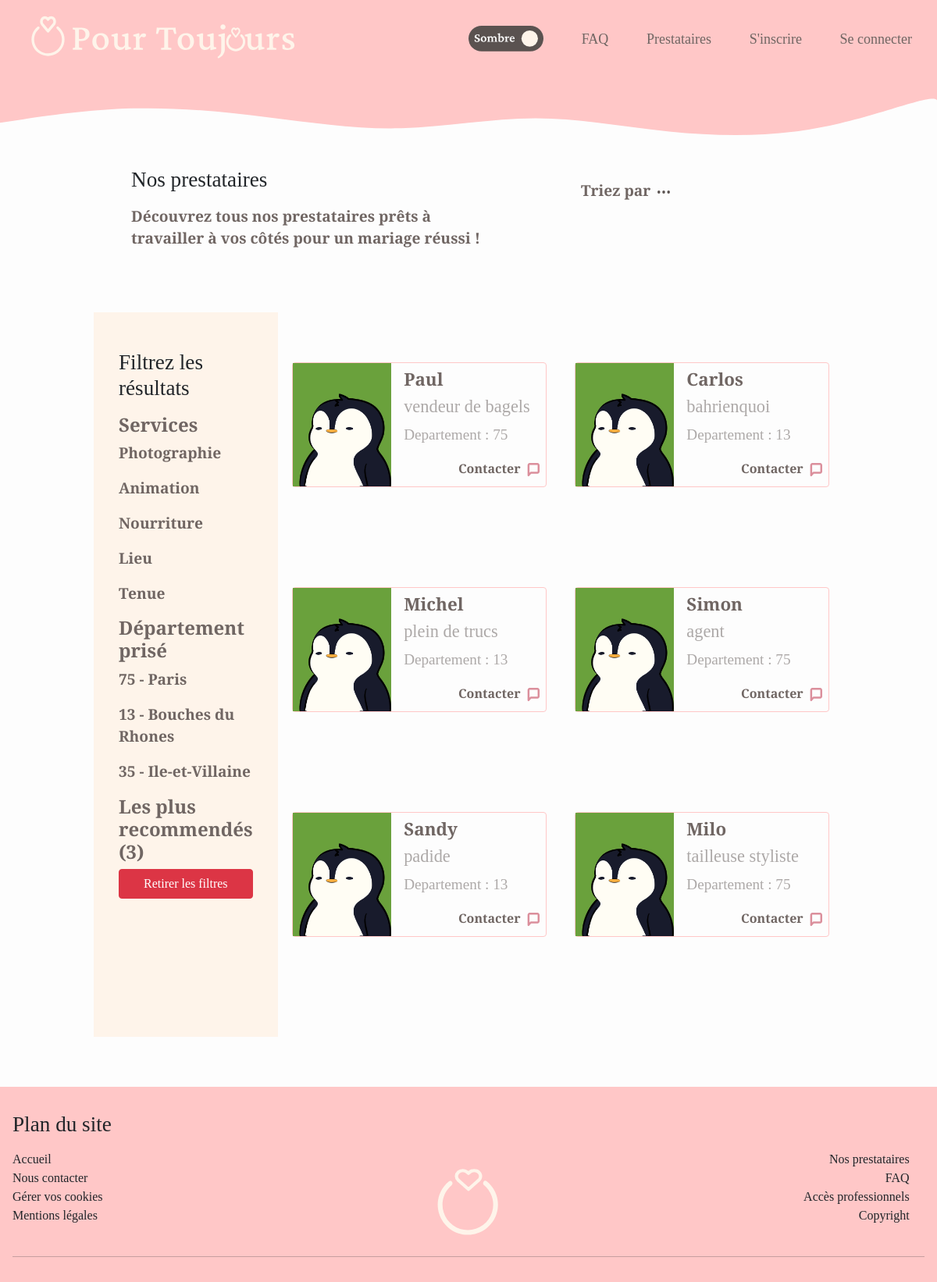
Screenshot of /search_pro.php with the database file from the repository.
### tables this page shows
CREATE TABLE PRESTATAIRE(
	id INTEGER PRIMARY KEY auto_increment,
	nomEntreprise VARCHAR(30),
	telPro CHAR(10),
	emailPro VARCHAR(60),
	metier VARCHAR(20),
	description VARCHAR(255),
	photoProfil VARCHAR(40) DEFAULT 'default_pp.jpg',
	lienSiteWeb VARCHAR(100),
	signature VARCHAR(100),
	personne INTEGER NOT NULL UNIQUE REFERENCES PERSONNE(id)
);

CREATE TABLE PERSONNE(
	id INTEGER PRIMARY KEY auto_increment,
	nomComplet VARCHAR(70),
	nomPrefere VARCHAR(50),
	date_naissance DATE,
	genre CHAR(1),
	email VARCHAR(60),
	mot_de_passe VARCHAR(255),
	numero_tel CHAR(10),
	departement CHAR(3),
	cle INTEGER,
	confirme INTEGER DEFAULT 0,
	date_inscription DATETIME DEFAULT NOW(),
	estAdmin TINYINT(1) DEFAULT 0
);

### search_pro.php (the view, shortened to what this page needs)
<!DOCTYPE html>
<html>
    <head>
        <?php include('includes/common_head.php'); ?>
        <link rel="stylesheet" href="style/search_presta.css">
    </head>
    <body>
        <?php include('includes/header.php'); ?>
        <?php include('includes/db.php'); ?>
        <main>
            <div id="desktop-page-top">
                <div id="page-title">
                    <h2>Nos prestataires</h2>
                    <p>Découvrez tous nos prestataires prêts à travailler à vos côtés pour un mariage réussi !</p>
                </div>
                <div id="page-top">
                    <p id="sort-button">Triez par <img src="images/three_dots.svg"></p>
                </div>
            </div>
            <section id="page-bottom">
                <section id="filter-area">
                    <h2>Filtrez les résultats</h2>
                    <div class="type list">
                        <h3>Services</h3>
                        <p onclick="filter(this)">Photographie</p>
                        <p onclick="filter(this)">Animation</p>
                        <p onclick="filter(this)">Nourriture</p>
                        <p onclick="filter(this)">Lieu</p>
                        <p onclick="filter(this)">Tenue</p>
                    </div>
                    <div class="departement list">
                        <h3>Département prisé</h3>
                        <p onclick="filter(this)">75 - Paris</p>
                        <p onclick="filter(this)">13 - Bouches du Rhones</p>
                        <p onclick="filter(this)">35 - Ile-et-Villaine</p>
                    </div>
                    <div class="rank">
                    <h3 id="best-pro" onclick="filter(this)">Les plus recommendés (3)</h3>
                    </div>
                    <a id="remove-filter" href="search_pro.php" class="btn-danger btn">Retirer les filtres</a>
                </section>
                <section id="all-presta">
                    <?php
                        $favs = array() ;
                         function displayInfo($informations, $favs_id){
                            foreach($informations as $key => $pro){
                                $id_presta = $pro['id'] ;
                                $email_presta = $pro['email'];
                                $path = 'images/prestataires';
                                echo '  <div class="presta-card-heart">
                                    <div class="presta-card">
                                        <img src="'. $path . '/' . $pro['photoProfil'] . '">
                                        <div>
                                            <h3><a href="pro_profile_for_user.php?pro=' . $id_presta . '">' . $pro['nomPrefere'] . '</a></h3>
                                            <h4>' . $pro['metier']. '</h4>
                                            <p>Departement : '. $pro['departement'].'</p>
                                            <a id="contact" href="new_conversation.php?email='. $email_presta .'">Contacter <img src="images/presta_contact_icon.svg"></a>
                                        </div>
                                    </div>' ;
                                    echo '</div>' ;
                                }
                            }
                        if(isset($_GET['type'])){
                            $category = $_GET['type'] == "repas" ? 'N' : ucwords($_GET['type'])[0] ;
                                $q ='SELECT DISTINCT PRESTATAIRE.id, metier,photoProfil, nomPrefere, email, departement FROM PRESTATAIRE INNER JOIN PERSONNE ON PRESTATAIRE.personne = PERSONNE.id
                                        INNER JOIN SERVICE ON PRESTATAIRE.id = SERVICE.prestataire
                                            WHERE type = ?';
                                $req = $bdd->prepare($q);
                                $req->execute([
                                    $category
                                ]);
                                $results = $req->fetchAll(PDO::FETCH_ASSOC);
                                if(count($results) == 0){
                                    echo '<p>Il n\'y a pas de prestataires correspondant à ce filtre.</p>';
                                }
                                displayInfo($results, $favs);
                        } else {
                            $q ='SELECT PRESTATAIRE.id, metier,photoProfil, nomPrefere, email, departement FROM PRESTATAIRE INNER JOIN PERSONNE ON PRESTATAIRE.personne = PERSONNE.id ORDER BY nomEntreprise';
                            $req = $bdd->query($q);
                            $results = $req->fetchAll(PDO::FETCH_ASSOC);
                            displayInfo($results, $favs);
                        }
                        ?>
                </section>
            </section>
        </main>
        <?php include('includes/footer.php'); ?>
    </body>
</html>

### includes/common_head.php (shortened to what this page needs)
<link href="https://cdn.jsdelivr.net/npm/bootstrap@5.1.3/dist/css/bootstrap.min.css" rel="stylesheet">
<link rel="stylesheet" href="style/index.css">

### includes/header.php (shortened to what this page needs)
<header id="desktop-header" class="mobile-hidden">
    <a href="index.php">
        <img src="images/pt_logo.svg">
        <img src="images/text_logo.svg">
    </a>
    <nav>
        <button id="switch" onclick="darkMode()"><img id="mode" src="<?= wasDark() ? "images/button_light_mode.svg" : "images/button_dark_mode.svg" ?>"/></button>
        <a href="FAQ.php">FAQ</a>
        <a href="search_pro.php">Prestataires</a>
        <?php
        if (!empty($_SESSION['emailPro'])){
                $profile_page = 'pro_profile.php' ;
                $word = 'pro';
             } else {
                $profile_page = 'control_pannel.php';
                $word = ' ';
             }
        if(isset($_SESSION['email'])){
            echo '<a href="'. $profile_page . '">Mon compte '.$word.'</a>
                    <a href="log_out.php">Deconnexion</a>';
        }else{
            echo '<a href="create_account.php">S\'inscrire</a>
                    <a href="log_in.php">Se connecter</a>';
        }
        ?>
    </nav>
</header>
<div id="header-wave"></div>
<body class="<?php echo wasDark() ? 'darkmode' : '' ; ?>">

### includes/footer.php (shortened to what this page needs)
<footer>
    <h2>Plan du site</h2>
    <div>
        <a href="index.php">Accueil</a>
        <a href="../search_pro.php">Nos prestataires</a>
        <a href="../FAQ.php#contact">Nous contacter</a>
        <a href="FAQ.php">FAQ</a>
        <a href="#">Gérer vos cookies</a>
        <a href="create_account.php">Accès professionnels</a>
        <a href="#">Mentions légales</a>
        <a>Copyright</a>
    </div>
    <br><hr>
</footer>

### style/index.css (style rules this page uses)
* { box-sizing: border-box; }
body { margin: 0; background-color: var(--dark_white); }
html { font-size: 16px; }
body { font-family: 'Crimson Pro'; }
main { min-height: 100vh; }
h2 { margin: 16px 0; color : var(--dark_grey) ; text-align: center; font-size: 1.7rem; }
h3 { text-align: center; font-size: 1.2rem; font-weight: bold; color: var(--grey2); }
p { font-size: 1.2rem; font-weight: bold; color: var(--grey2); }
a { cursor :pointer ; color: var(--grey2); text-decoration: none; }
header { height: 100px; padding: 0 32px; display: flex; justify-content: space-between; align-items: center; background-color: var(--light_pink); }
@media screen and (min-width: 900px) { #desktop-header { display: flex; width: 100%; } }
@media screen and (min-width: 900px) { #desktop-header > * { display: flex; } }
@media screen and (min-width: 900px) { #desktop-header nav { width: 50%; margin-left: auto; display: flex; justify-content: space-between; align-items: center; color: var(--dark_white); } }
@media screen and (min-width: 900px) { #desktop-header>a>img { height: 60px; } }
@media screen and (min-width: 900px) { #desktop-header a { font-size : 18px; } }
@media screen and (min-width: 900px) { #desktop-header #switch > img { width : 8vw; } }
@media screen and (min-width: 900px) { #desktop-header #switch { padding: 0; } }
#switch { border: none; background-color: transparent; padding-top: 3vh; padding-left: 0; width: auto; }
#switch > img { width : 16vw; }
#header-wave { width: 100%; height: 100px; margin-top: -2px; background-image: url('../images/vagues_header.svg'); background-size: 100%; background-repeat: no-repeat; }
footer { height: 250px; width: 100%; padding: 16px; background-color: var(--light_pink); }
footer a { display: inline-block; min-width: 49%; color: var(--dark_grey); text-decoration: none; font-size: 1rem; }
footer a:nth-of-type(2n) { text-align: right; }
@media screen and (min-width: 900px) { footer { background-image: url('../images/footer_bg.svg'); background-size: contain; background-position: bottom; background-repeat: no-repeat; } }
main { padding: 0 10vw; }
section { margin-bottom: 150px; }
@media screen and (min-width: 900px) { section { margin: 200px 0; } }

### style/search_presta.css (style rules this page uses)
section { margin: 64px 0; }
h2 { text-align: left; }
#page-top { display: flex; margin-top: 32px; justify-content: space-between; flex-wrap: wrap; }
#page-top img { width: 16px; margin-left: 4px; }
#filter-area { display: flex; flex-direction: column; justify-content: flex-start; background-color: var(--beige); margin : 0; padding : 2em }
#filter-area h3 { text-align: left; font-size: 1.5rem; }
.list { display: flex; flex-direction: column; }
.presta-card-heart { width: 100%; margin: 32px auto; }
.presta-card { display: flex; height: 160px; width: 100%; margin: 32px auto; padding-right: 8px; border: 1px var(--light_pink) solid; border-radius:4px ; -webkit-border-radius:4px ; -moz-border-radius:4px ; -ms-border-radius:4px ; -o-border-radius:4px ; }
.presta-card > img { width: 40%; height: 100%; margin-right: 16px; object-fit: cover; }
.presta-card h3 { padding-top: 8px; font-size: 1.4rem; text-align: left; }
.presta-card h4 { color: var(--transparent_grey); font-size: 1.4rem; }
.presta-card p { color: var(--transparent_grey); font-size: 1.2rem; font-weight: normal; }
.presta-card #contact { display: block; text-align: right; font-weight: bold; }
.presta-card a img { width: 16px; margin-left: 4px; }
.presta-card div { width: 60%; }
@media screen and (min-width: 700px) { #desktop-page-top { display: flex; justify-content: space-around; } }
@media screen and (min-width: 700px) { #page-title { width: 50%; } }
@media screen and (min-width: 700px) { #page-top { width: 30%; } }
@media screen and (min-width: 700px) { section { display: flex; } }
@media screen and (min-width: 700px) { #page-bottom { justify-content : space-around; } }
@media screen and (min-width: 700px) { #filter-area { width: 35%; } }
@media screen and (min-width: 700px) { #all-presta { flex-direction: column; margin-top: 0; min-width : 370px; } }
@media screen and (min-width: 1000px) { #filter-area { width: 25%; } }
@media screen and (min-width: 1000px) { #all-presta { flex-direction: row; flex-wrap: wrap; min-width : 650px } }
@media screen and (min-width: 1000px) { .presta-card-heart { width: 45%; } }

### rows the page displays
prestataire: photoProfil (placeholder picture), personne.nomPrefere "Paul", metier "vendeur de bagels", personne.departement "75"
prestataire: photoProfil (placeholder picture), personne.nomPrefere "Carlos", metier "bahrienquoi", personne.departement "13"
prestataire: photoProfil (placeholder picture), personne.nomPrefere "Michel", metier "plein de trucs", personne.departement "13"
prestataire: photoProfil (placeholder picture), personne.nomPrefere "Simon", metier "agent", personne.departement "75"
prestataire: photoProfil (placeholder picture), personne.nomPrefere "Sandy", metier "padide", personne.departement "13"
prestataire: photoProfil (placeholder picture), personne.nomPrefere "Milo", metier "tailleuse styliste", personne.departement "75"
